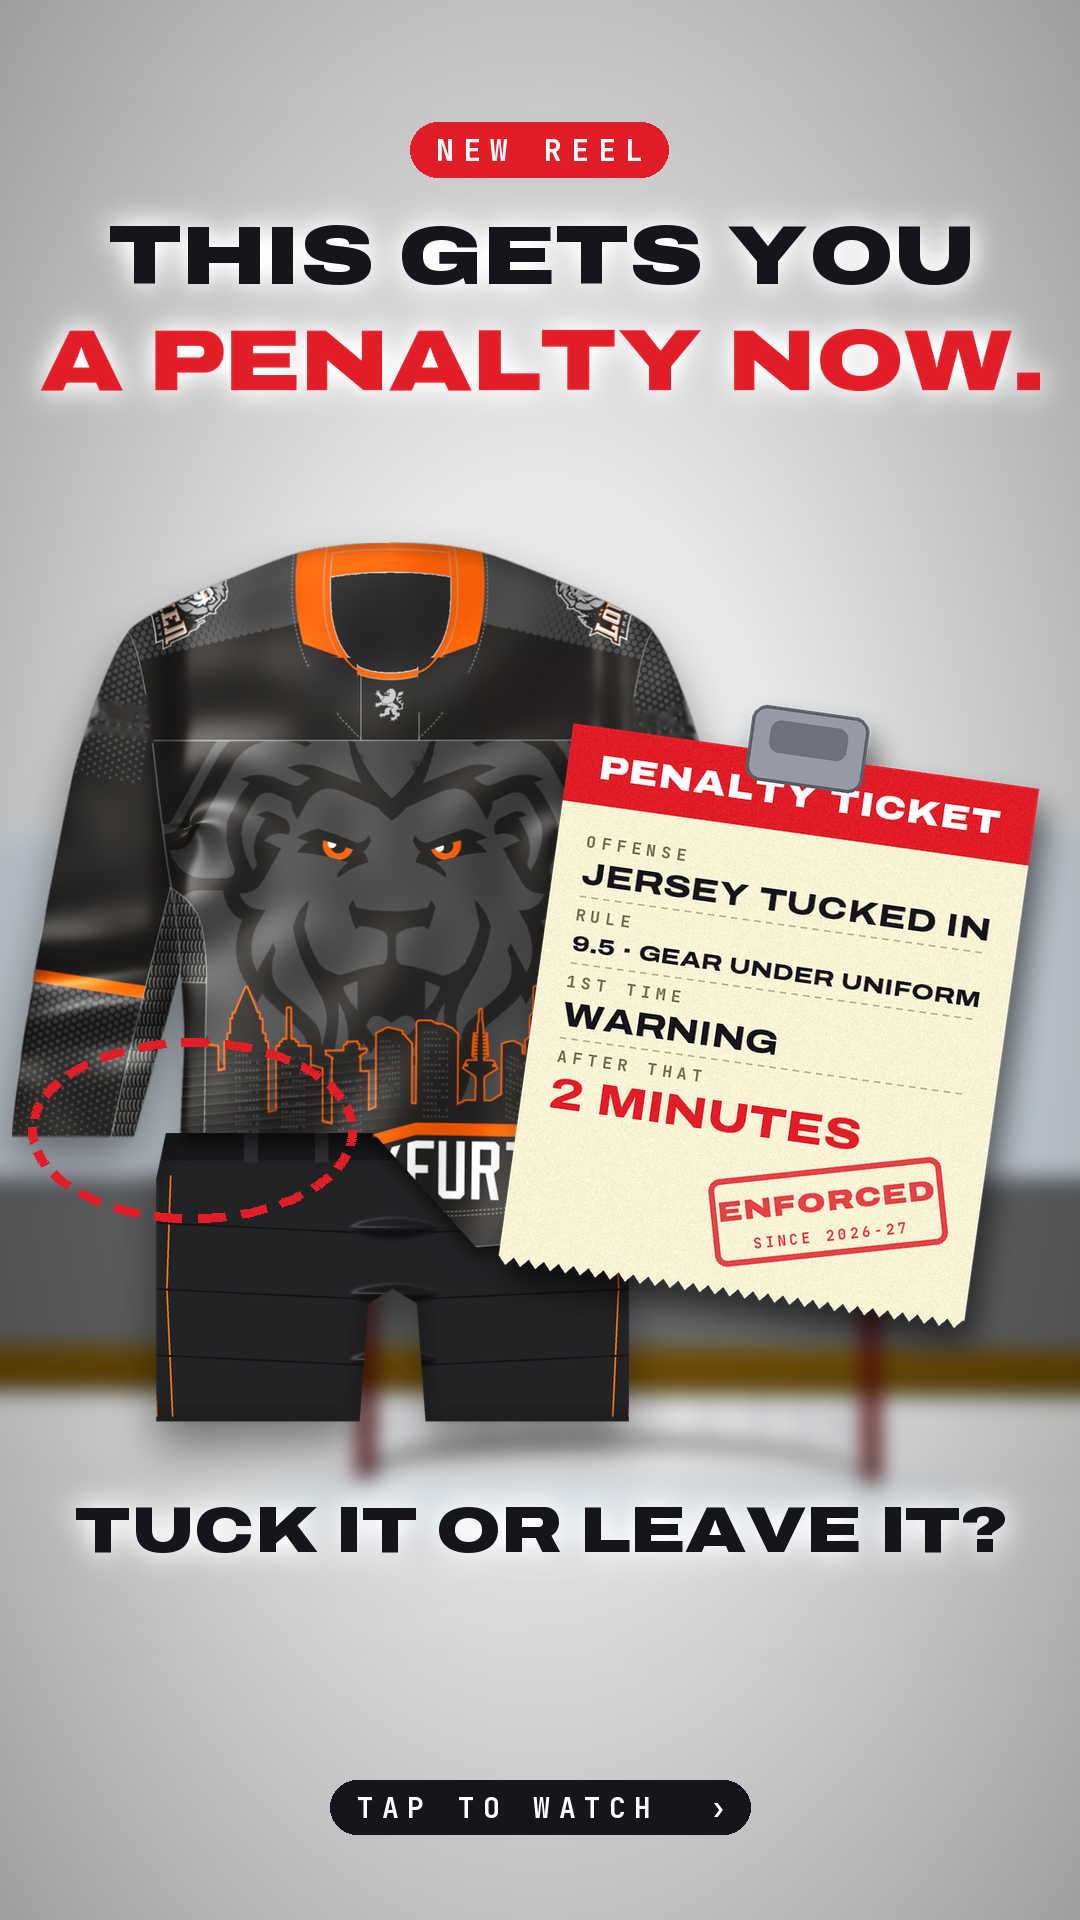

Generate this figure with Python:
"""Story zu Reel 37: "Strafzettel fürs Trikot" – eingestecktes Löwen-Trikot mit angeklemmtem Penalty-Ticket.

Aufbau (1080x1920): Kicker "NEW REEL", Headline, Trikot (eingesteckt, rote Markierung) vor unscharfem Studio-Eis,
schräger Strafzettel mit Klammer, Freiraum für den Umfrage-Sticker "TUCK IT / LEAVE IT", "TAP TO WATCH".
Fakten wie im Reel: Rule 9.5 (Ausrüstung unter der Uniform), erst Verwarnung, dann 2 Minuten, seit 2026-27 wieder.
Aufruf: python3 story_jersey.py -> story_jersey.png / .jpg
"""
import math
import os

import numpy as np
from PIL import Image, ImageDraw, ImageFilter

import cloth2d as C
import gameday_post as GP
import reel37_jersey as R

HERE = os.path.dirname(os.path.abspath(__file__))
W, H = 1080, 1920
INK = (22, 21, 28)
RED = (225, 30, 40)
ORANGE = (240, 104, 20)
GREEN = (30, 160, 80)
PAPER = (250, 244, 214)                          # gelblicher Strafzettel


def put(dst, im, cx, cy):
    dst.alpha_composite(im, (int(round(cx - im.width / 2)), int(round(cy - im.height / 2))))


def background():
    os.environ.setdefault("BGSPP", "24")
    bg = R.bg_plate()
    im = Image.fromarray((np.clip(bg, 0, 1) * 255).astype(np.uint8)).filter(ImageFilter.GaussianBlur(10))
    arr = np.asarray(im).astype(np.float32) / 255
    yy, xx = np.mgrid[0:H, 0:W].astype(np.float32)
    r = np.sqrt(((xx - W / 2) / W) ** 2 + ((yy - H / 2) / H) ** 2) * 2
    arr = arr * (1 - 0.35 * np.clip(r - 0.5, 0, 1))[..., None]
    return Image.fromarray((np.clip(arr, 0, 1) * 255).astype(np.uint8)).convert("RGBA")


def jersey_layer():
    kit, _ = C.frame(0.6, 1.0, 0.07)
    im = Image.fromarray((np.clip(kit, 0, 1) * 255).astype(np.uint8), "RGBA")
    sc = 0.86
    im = im.resize((int(im.width * sc), int(im.height * sc)), Image.LANCZOS)
    pad = 60
    out = Image.new("RGBA", (im.width + 2 * pad, im.height + 2 * pad), (0, 0, 0, 0))
    a = Image.new("L", out.size, 0)
    a.paste(im.getchannel("A"), (pad, pad))
    sh = Image.new("RGBA", out.size, (0, 0, 0, 0))
    sh.putalpha(a.filter(ImageFilter.GaussianBlur(22)).point(lambda v: int(v * 0.45)))
    out.alpha_composite(sh, (0, 26))
    out.alpha_composite(im, (pad, pad))
    tuck = ((C.CX - 230) * sc + pad, (C.WAIST - 10) * sc + pad)
    return out, tuck


def dashed_ellipse(L, cx, cy, rx, ry, col, width=9, dash=26, gap=16):
    d = ImageDraw.Draw(L)
    n = int(2 * math.pi * max(rx, ry) / (dash + gap))
    for k in range(n):
        a0 = 2 * math.pi * k / n
        a1 = a0 + 2 * math.pi * dash / (dash + gap) / n
        pts = [(cx + rx * math.cos(a), cy + ry * math.sin(a)) for a in np.linspace(a0, a1, 8)]
        d.line(pts, fill=col + (255,), width=width)


def ticket():
    """Strafzettel (Knöllchen-Look) mit Klammer."""
    w, h = 560, 640
    s = 2
    im = Image.new("RGBA", ((w + 40) * s, (h + 90) * s), (0, 0, 0, 0))
    d = ImageDraw.Draw(im)
    x0, y0 = 20 * s, 60 * s
    d.rectangle((x0, y0, x0 + w * s, y0 + h * s), fill=PAPER + (255,))
    for k in range(int(w / 18)):                                          # gezackter Abriss unten
        xa = x0 + k * 18 * s
        d.polygon([(xa, y0 + h * s), (xa + 9 * s, y0 + (h + 10) * s), (xa + 18 * s, y0 + h * s)], fill=PAPER + (255,))
    d.rectangle((x0, y0, x0 + w * s, y0 + 92 * s), fill=RED + (255,))
    im = im.resize((w + 40, h + 90), Image.LANCZOS)
    arr = np.asarray(im).astype(np.float32)                               # Papierstruktur
    n = np.random.default_rng(7).normal(0, 5.0, arr.shape[:2])
    arr[..., :3] += n[..., None] * (arr[..., 3:4] > 0)
    im = Image.fromarray(np.clip(arr, 0, 255).astype(np.uint8), "RGBA")
    d = ImageDraw.Draw(im)
    x0, y0 = 20, 60
    put(im, GP.text("PENALTY TICKET", "x9", 40, (255, 255, 255), 0.04), x0 + w / 2, y0 + 47)
    lab = (120, 110, 80)
    rows = [("OFFENSE", "JERSEY TUCKED IN"), ("RULE", "9.5 · GEAR UNDER UNIFORM"), ("1ST TIME", "WARNING"),
            ("AFTER THAT", "2 MINUTES")]
    y = y0 + 130
    for i, (k, v) in enumerate(rows):
        im.alpha_composite(GP.text(k, "m7", 20, lab, 0.3), (x0 + 36, int(y)))
        col = RED if i == 3 else INK
        size = 40 if i < 3 else 52
        vv = GP.text(v, "x8", size, col, 0.01)
        if vv.width > w - 72:
            vv = vv.resize((w - 72, int(vv.height * (w - 72) / vv.width)), Image.LANCZOS)
        im.alpha_composite(vv, (x0 + 36, int(y + 32)))
        y += 32 + vv.height + 30
        if i < 3:
            for xx in range(x0 + 36, x0 + w - 36, 14):
                d.line((xx, y - 16, xx + 7, y - 16), fill=(190, 180, 150, 255), width=2)
    # Stempel
    st = Image.new("RGBA", (290, 116), (0, 0, 0, 0))
    sd = ImageDraw.Draw(st)
    sd.rounded_rectangle((6, 6, 284, 110), 14, outline=RED + (210,), width=7)
    put(st, GP.text("ENFORCED", "x9", 34, RED, 0.04, a=210), 145, 46)
    put(st, GP.text("SINCE 2026-27", "m7", 17, RED, 0.25, a=210), 145, 86)
    st = st.rotate(14, expand=True, resample=Image.BICUBIC)
    im.alpha_composite(st, (x0 + w - st.width - 24, y0 + h - st.height - 14))
    # Klammer oben
    cl = Image.new("RGBA", (im.width, 120), (0, 0, 0, 0))
    cd = ImageDraw.Draw(cl)
    cx = im.width // 2
    cd.rounded_rectangle((cx - 70, 6, cx + 70, 96), 18, fill=(150, 154, 164, 255), outline=(90, 94, 104, 255), width=4)
    cd.rounded_rectangle((cx - 46, 22, cx + 46, 60), 12, fill=(110, 114, 124, 255))
    im.alpha_composite(cl, (0, 0))
    sh = Image.new("RGBA", (im.width + 60, im.height + 60), (0, 0, 0, 0))
    a = Image.new("L", sh.size, 0)
    a.paste(im.getchannel("A"), (30, 30))
    sh.putalpha(a.filter(ImageFilter.GaussianBlur(18)).point(lambda v: int(v * 0.6)))
    out = Image.new("RGBA", sh.size, (0, 0, 0, 0))
    out.alpha_composite(sh, (12, 24))
    out.alpha_composite(im, (30, 30))
    return out.rotate(-8, expand=True, resample=Image.BICUBIC)


def chip(txt, col, fg=(255, 255, 255), size=30):
    t = GP.text(txt, "m7", size, fg, 0.3)
    im = Image.new("RGBA", (t.width + 56, t.height + 34), (0, 0, 0, 0))
    ImageDraw.Draw(im).rounded_rectangle((0, 0, im.width - 1, im.height - 1), im.height // 2, fill=col + (255,))
    put(im, t, im.width / 2, im.height / 2)
    return im


def main():
    os.chdir(HERE)
    img = background()
    L = Image.new("RGBA", (W, H), (0, 0, 0, 0))
    put(L, chip("NEW REEL", RED), W / 2, 150)
    for txt, cy, size, col in (("THIS GETS YOU", 255, 84, INK), ("A PENALTY NOW.", 360, 104, RED)):
        im = GP.text(txt, "x9", size, col, 0.0)
        if im.width > 1000:
            im = im.resize((1000, int(im.height * 1000 / im.width)), Image.LANCZOS)
        halo = Image.new("RGBA", (im.width + 60, im.height + 60), (255, 255, 255, 0))
        a = Image.new("L", halo.size, 0)
        a.paste(im.getchannel("A"), (30, 30))
        halo.putalpha(a.filter(ImageFilter.GaussianBlur(14)).point(lambda v: min(255, int(v * 1.6))))
        put(L, halo, W / 2, cy)
        put(L, im, W / 2, cy)
    jl, (tx, ty) = jersey_layer()
    jx, jy = W / 2 - 150, 990
    put(L, jl, jx, jy)
    ex, ey = jx - jl.width / 2 + tx, jy - jl.height / 2 + ty
    dashed_ellipse(L, ex, ey + 6, 160, 88, RED)
    tk = ticket()
    tk = tk.resize((int(tk.width * 0.84), int(tk.height * 0.84)), Image.LANCZOS)
    put(L, tk, 770, 1010)
    # Freiraum für den Umfrage-Sticker
    q = GP.text("TUCK IT OR LEAVE IT?", "x9", 64, INK, 0.0)
    halo = Image.new("RGBA", (q.width + 60, q.height + 60), (255, 255, 255, 0))
    a = Image.new("L", halo.size, 0)
    a.paste(q.getchannel("A"), (30, 30))
    halo.putalpha(a.filter(ImageFilter.GaussianBlur(14)).point(lambda v: min(255, int(v * 1.6))))
    put(L, halo, W / 2, 1530)
    put(L, q, W / 2, 1530)
    put(L, chip("TAP TO WATCH  ›", INK, size=28), W / 2, 1808)
    img.alpha_composite(L)
    img.save("story_jersey.png")
    img.convert("RGB").save("story_jersey.jpg", quality=93)
    print("fertig: story_jersey.png")


if __name__ == "__main__":
    main()
